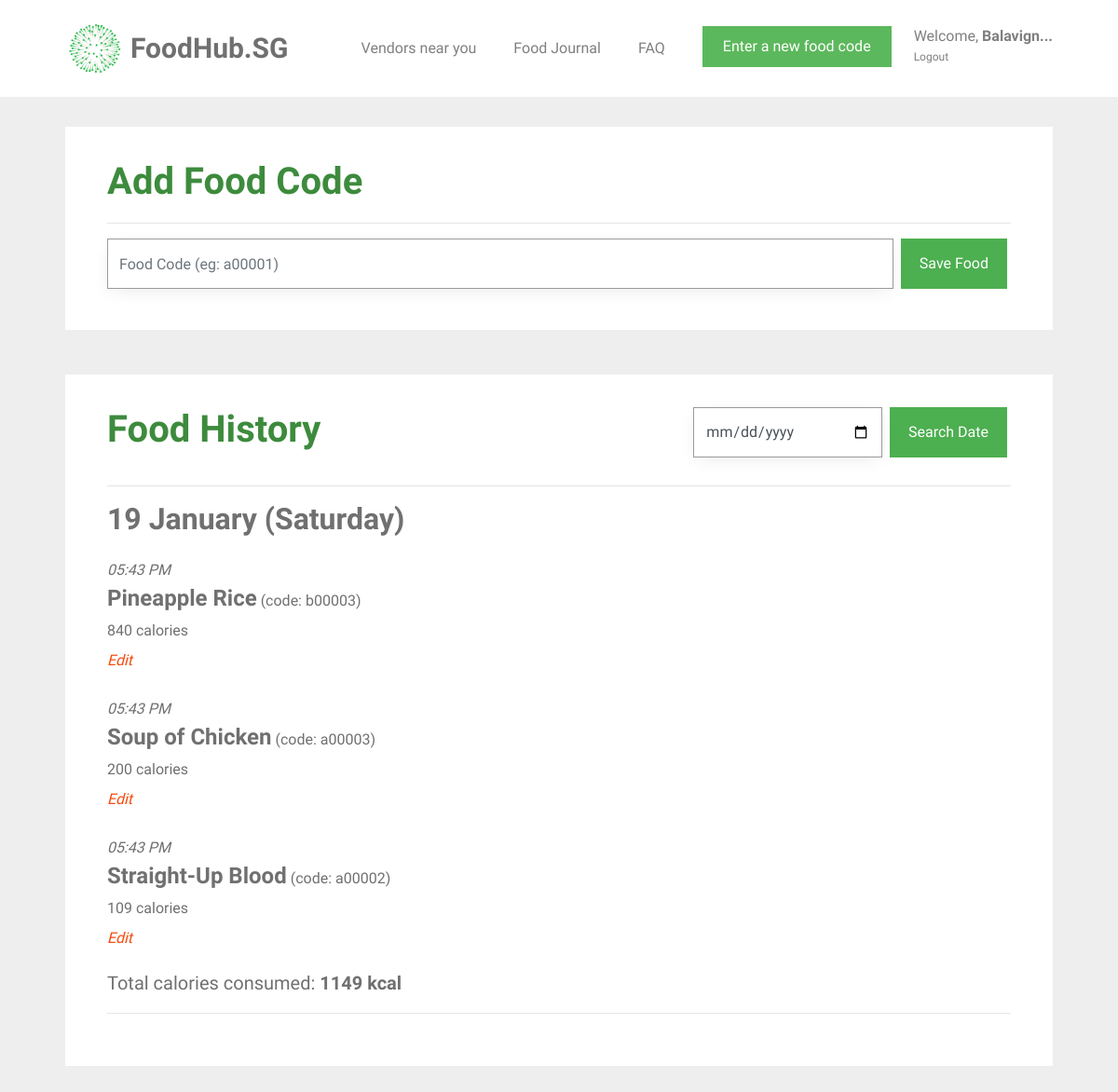
Page /food_journal (signed in) on the earlier database version.
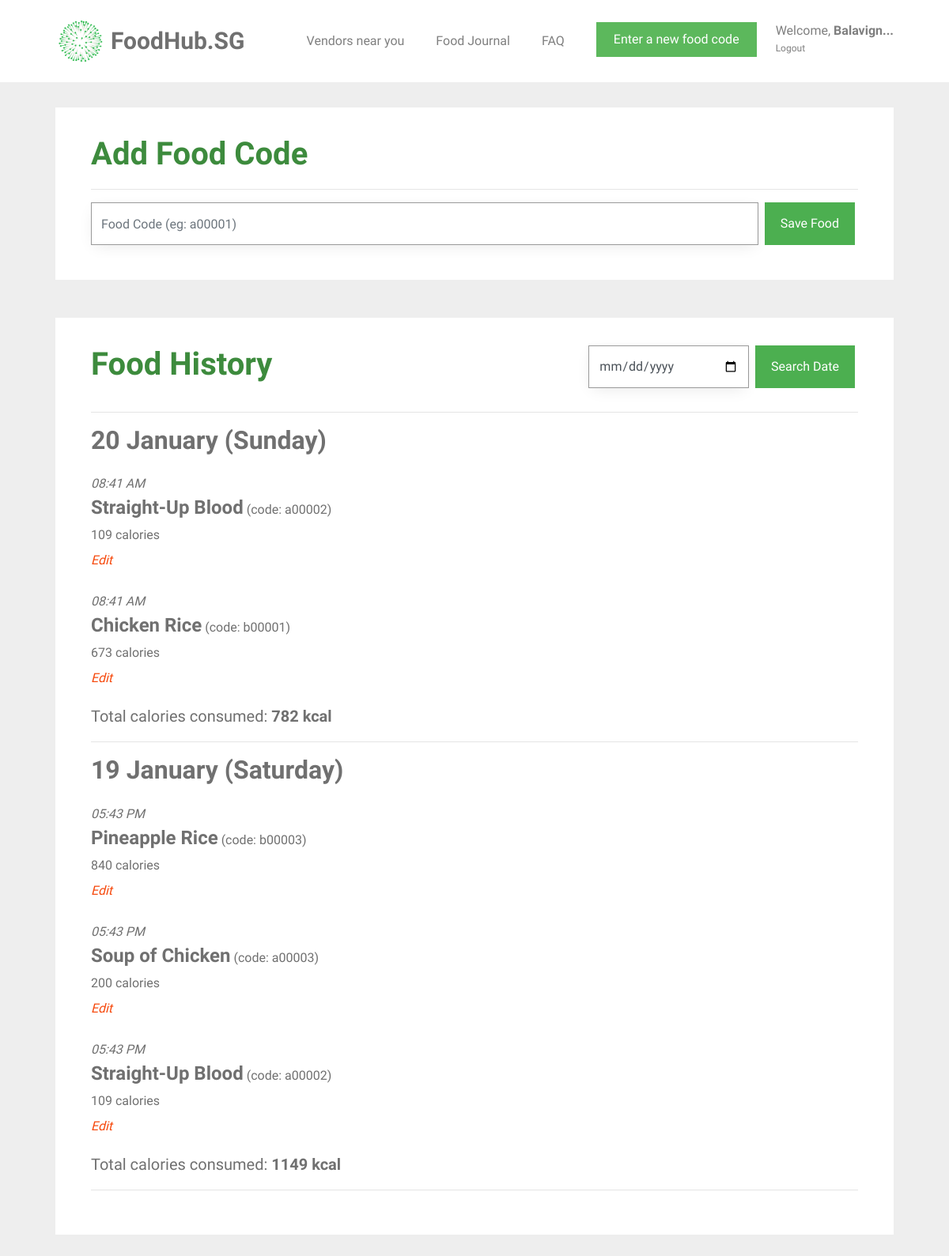
Same page on the later database version.
### tables this page shows
CREATE TABLE food_entry (
  id INTEGER PRIMARY KEY AUTOINCREMENT,
  creator_id INTEGER NOT NULL,
  created TIMESTAMP NOT NULL DEFAULT (datetime('now','localtime')),
  food_code VARCHAR(6) NOT NULL,
  food_name TEXT NOT NULL,
  calories INT NOT NULL,
  FOREIGN KEY (creator_id) REFERENCES user (id)
);

### foodhubsg/food.py (the view, shortened to what this page needs)
@bp.route('/food_journal', methods=('GET', 'POST'))
@login_required
def food_journal():
    db = get_db()
    food_items = db.execute(
        'SELECT f.id, creator_id, food_name, created, calories, food_code, email'
        ' FROM food_entry f JOIN user u ON f.creator_id = u.id'
        ' WHERE f.creator_id = ?'
        ' ORDER BY datetime(created) DESC',
        (g.user['id'],),
    ).fetchall()
    users = db.execute(
        'SELECT id, name, email, password, height, weight, location'
        ' FROM user'
        ' WHERE id = ?',
        (g.user['id'],),
    ).fetchall()
    user_info = ProcessUserInfo(food_items, users)
    info = user_info.get_info()
    return render_template('food/food_journal.html', food_items=info["food_items"],
                           food_dates=info["food_dates"], all_dates=info["all_dates"],
                           calories_list=info["calories_list"], name=info["name"],
                           weight=info["weight"], height=info["height"], bmi=info["bmi"],
                           user_average_calories=info["user_average_calories"],
                           number_of_days=info["number_of_days"], food_exists=info["food_exists"],
                           now=datetime.utcnow())

### foodhubsg/auth.py (called while the page is built)
def login_required(view):
    @functools.wraps(view)
    def wrapped_view(**kwargs):
        if g.user is None:
            return redirect(url_for('auth.login'))
        return view(**kwargs)
    return wrapped_view

@bp.before_app_request
def load_logged_in_user():
    user_id = session.get('user_id')
    if user_id is None:
        g.user = None
    else:
        g.user = get_db().execute(
            'SELECT * FROM user WHERE id = ?', (user_id,)
        ).fetchone()

### foodhubsg/classes.py (called while the page is built)
def remove_duplicates(values):
    output = []
    seen = set()
    for value in values:
        if value not in seen:
            output.append(value)
            seen.add(value)
    return output

    def get_area(self):
        return self.__area

### foodhubsg/db.py (called while the page is built)
def get_db():
    if 'db' not in g:
        g.db = sqlite3.connect(
            current_app.config['DATABASE'],
            detect_types=sqlite3.PARSE_DECLTYPES
        )
        g.db.row_factory = sqlite3.Row
    return g.db

### foodhubsg/templates/food/food_journal.html (shortened to what this page needs)
{% extends 'base.html' %}
{% block content %}
<div id="colorlib-container">
    <div class="container">
        <div class="box1">
        <div class="row row-pb-md">
            <div class="col-md-12">
                <form method="post">
                    <header id="summary-header">
                        <h1 class="font_color"><b>Add Food Code</b></h1>
                        <hr>
                    </header>
                    <div class="input-group">
                        <input name="code" id="code" class="form-control" value="{{ request.form['code'] }}" placeholder="Food Code (eg: a00001)" required>
                        <span class="input-group-btn">
                            <input type="submit" name="action" value="Save Food" class="btn btn-primary" style="background-color: #4CAF50; height: 54px; margin-left: 0.5em;">
                        </span>
                    </div>
                </form>
            </div>
        </div>
        </div>
        <div class="box1">
        <div class="row row-pb-md">
            <div class="col-md-12">
                <form method="post">
                    <header id="summary-header">
                        <div class="input-group">
                            <h1 class="font_color"><b>Food History</b></h1>
                            <input type="date" name="search-date" id="search-date" class="form-control" style="margin-left: 25em;" min="2005-01-01" max="2030-12-31" required>
                            <span class="input-group-btn">
                                <input type="submit" name="action" value="Search Date" class="btn btn-primary" style="background-color: #4CAF50; height: 54px; margin-left: 0.5em;">
                            </span>
                        </div>
                        <hr>
                    </header>
                </form>
                {% if food_exists == 0 %}
                    <article class="food-journal">
                        <header>
                            <div class="food-subsection">
                                <h4><b>No food added to list</b></h4>
                            </div>
                        </header>
                    </article>
                {% else %}
                    <div id="accordion">
                    {% for date in food_dates %}
                        {% set example_food = date[0] %}
                        {% if now.strftime('%Y') == example_food['created'].strftime('%Y') %}
                            {% set example_date = example_food['created'].strftime('%d %B (%A)') %}
                        {% else %}
                            {% set example_date = example_food['created'].strftime('%d %B %Y (%A)') %}
                        {% endif %}
                        <h2> <b>{{ example_date }}</b> </h2>
                        {% for food in date %}
                            <article class="food-journal">
                                <header>
                                    <div class="food-subsection">
                                        <div id="time-created"> <i>{{ food['created'].strftime('%I:%M %p') }}</i> </div>
                                        <h4 style="margin-bottom: 0; display: inline"><b>{{ food['food_name'] }}</b></h4>
                                        <p style="display: inline">(code: {{ food['food_code'] }})</p>
                                        <p>
                                        {{ food['calories'] }} calories <br>
                                        <a class="action" href="{{ url_for('food.edit_food', id = food['id']) }}"><i>Edit</i></a>
                                        </p>
                                    </div>
                                </header>
                            </article>
                        {% endfor %}
                        <h5>Total calories consumed: <b> {{ calories_list[loop.index - 1] }} kcal </b> </h5>
                        <hr>
                    {% endfor %}
                {% endif %}
            </div>
            </div>
        </div>
        </div>
    </div>
{% endblock %}

### foodhubsg/templates/base.html (shortened to what this page needs)
<!doctype html>
<link rel="stylesheet" href="https://cdnjs.cloudflare.com/ajax/libs/font-awesome/4.7.0/css/font-awesome.min.css">
<link rel="stylesheet" href="https://stackpath.bootstrapcdn.com/bootstrap/4.1.3/css/bootstrap.min.css">
<link rel="stylesheet" href="../static/css/animate.css">
<link rel="stylesheet" href="../static/css/icomoon.css">
<link rel="stylesheet" href="../static/css/magnific-popup.css">
<link rel="stylesheet" href="../static/css/flexslider.css">
<link rel="stylesheet" href="../static/css/owl.carousel.min.css">
<link rel="stylesheet" href="../static/css/owl.theme.default.min.css">
<link rel="stylesheet" href="../static/css/style.css">
    {% block navbar %}
        <nav class="navbar navbar-light bg-white">
            <div class="container">
                <a class="navbar-brand" href="{{ url_for('index') }}">
                    <img src="../static/images/healthhub-logo.png" width="65px" height="60px" class="d-inline-block align-top" alt="FoodHub.SG Logo">
                    <span id="webname">FoodHub.SG</span>
                </a>
                {% if g.user %}
                    <ul class="navbar-nav ml-auto">
                        <li class="nav-item">
                            <a class="nav-link" href="{{ url_for('vendors.vendors') }}">Vendors near you</a>
                        </li>
                        <li class="nav-item">
                            <a class="nav-link" href="{{ url_for('food.food_journal') }}">Food Journal</a>
                        </li>
                        <li class="nav-item">
                            <a class="nav-link" href="{{ url_for('user.faq') }}">FAQ</a>
                        </li>
                        <li class="nav-item">
                            <a href="{{ url_for('food.food_journal') }}"><button type="button" class="btn btn-success">Enter a new food code</button></a>
                        </li>
                        <li class="nav-item settings nav-link">
                            <a class="nav-link" id="settings-link" href="{{ url_for('user.user_settings')}}">
                                Welcome, <span id="nav-name">{{ g.user['name'] }}!</span>
                            </a>
                            <a class="nav-link" id="logout-link" href="{{ url_for('auth.logout') }}">
                                Logout
                            </a>
                        </li>
                    </ul>
                {% endif %}
                {% endblock %}
            </div>
        </nav>
<section class="content">
    {% block content %}{% endblock %}
</section>

### foodhubsg/static/css/style.css (style rules this page uses)
.font_color { color: #3d8b3d; }
a { color: #F6490D; -webkit-transition: 0.5s; -o-transition: 0.5s; transition: 0.5s; }
p { margin-bottom: 20px; }
h1, h2, h3, h4, h5, h6, figure { color: #707070; font-weight: 400; margin: 0 0 20px 0; }
#colorlib-container, #colorlib-instagram, #colorlib-about, #colorlib-contact, #colorlib-footer { padding: 2em 0; clear: both; }
.content { display: block; }
.form-control { -webkit-box-shadow: none; -moz-box-shadow: none; -ms-box-shadow: none; -o-box-shadow: none; box-shadow: none; border: none; font-size: 16px !important; font-weight: 300; -webkit-border-radius: 0px; -moz-border-radius: 0px; -ms-border-radius: 0px; border-radius: 0px; }
.btn { margin-right: 4px; margin-bottom: 4px; font-size: 16px; font-weight: 400; -webkit-border-radius: 30px; -moz-border-radius: 30px; -ms-border-radius: 30px; border-radius: 30px; -webkit-transition: 0.5s; -o-transition: 0.5s; transition: 0.5s; padding: 8px 20px; }
.btn-primary { background: #F6490D; color: #fff; }
.btn-success { background: #5cb85c; color: #fff; border: 2px solid #5cb85c; }
.form-control { -webkit-box-shadow: none; box-shadow: none; background: transparent; border: 1px solid rgba(0, 0, 0, 0.1); height: 54px; font-size: 18px; font-weight: 300; }
.row-pb-md { padding: 2em !important; }
.btn-primary { border-radius: 0; border-width: 0; }
.btn { border-radius: 0; }
.food-subsection { margin: 0.7em 0 1.0em 0; }
.form-control { border-width: 0.2px; border-color: #999999; box-shadow: 0 5px 20px -5px rgba(0,0,0,0.1); }
.box1 { background: #ffffff; padding: 0.5em; margin-bottom: 3em; transition: box-shadow 0.5s; }
.row.row-pb-md { margin: -5px -10px 0 -10px; }
.container { padding-right: 2.5em; padding-left: 2.5em; }
#nav-name { font-weight: bold; }
#search-date { width: 10em; }
.navbar-nav { flex-direction: row; }
.nav-item { padding: 10px 10px 10px 10px; margin: 10px; }
.navbar-nav > .settings { position: relative; display: block; margin-right: 0; padding-right: 0; margin-left: 0; padding-left: 0; color: #4CAF50; }
.settings > .nav-link { line-height: 22px; padding: 0; }
#logout-link { font-size: 12px; }
#webname { color: #707070; font-weight: bold; font-size: 30px; }
.bg-white { background-color: white; }

Differences in the rows shown:
added food_entry: example_date "20 January (Sunday)", created "08:41 AM", food_name "Straight-Up Blood", food_code "a00002", calories "109", calories_list "782"
added food_entry: created "08:41 AM", food_name "Chicken Rice", food_code "b00001", calories "673", shown under "20 January (Sunday)"
